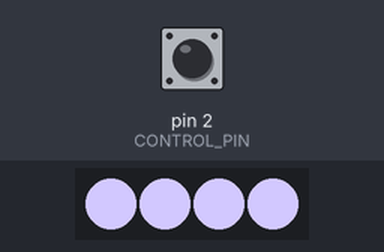
A sketch run on a simulated Arduino Uno, built with avr-gcc and run on an emulated ATmega328P. Parts: 4 RGB LEDs in strip order, left to right. The inputs (shaded band) are chosen by the test bench; at power-on: pin 2 (CONTROL_PIN) HIGH. Dim RGB values are drawn brighter than linear; random numbers use the default seed unless the sketch sets one.

Above: at 1.2 s.
1.3 s: pin 2 (CONTROL_PIN) pulled LOW for 0.15 s
At 2.5 s:
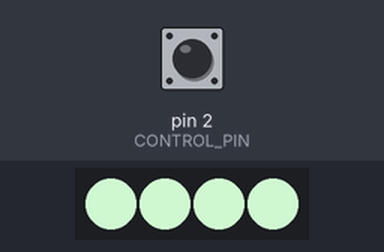
2.9 s: pin 2 (CONTROL_PIN) pulled LOW for 1 s
At 3.7 s:
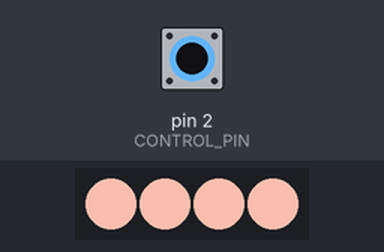
5.4 s: pin 2 (CONTROL_PIN) pulled LOW for 0.15 s
At 6.6 s:
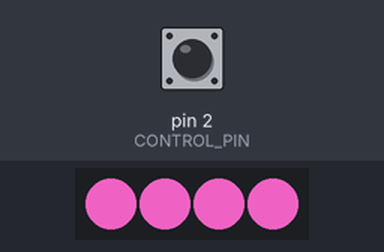
7.0 s: pin 2 (CONTROL_PIN) pulled LOW for 3.2 s
At 8.1 s:
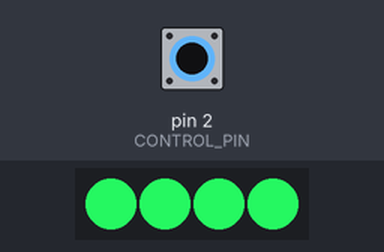
11.7 s: pin 2 (CONTROL_PIN) pulled LOW for 0.15 s
At 12.8 s:
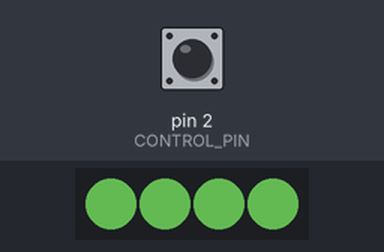
13.3 s: pin 2 (CONTROL_PIN) pulled LOW for 1 s
At 14.0 s:
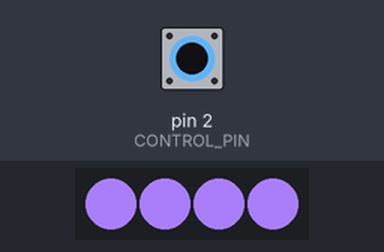
Timing chart, 0 to 16.3 s (numbered marks = the images above; inputs shaded):
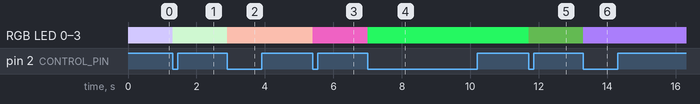

Measured:
- after the input at 1.3 s, RGB LED 0–3: RGB(209, 199, 254) → RGB(193, 231, 195) at once
- after the input at 2.9 s, RGB LED 0–3: RGB(193, 231, 195) → RGB(240, 182, 167) at once
- after the input at 5.4 s, RGB LED 0–3: RGB(240, 182, 167) → RGB(202, 83, 165) at once
- after the input at 7.0 s, RGB LED 0–3: RGB(202, 83, 165) → RGB(34, 230, 90) at once
- after the input at 11.7 s, RGB LED 0–3: RGB(34, 230, 90) → RGB(39, 73, 32) at once
- after the input at 13.3 s, RGB LED 0–3: RGB(39, 73, 32) → RGB(163, 121, 240) at once

The sketch:

neopixel.ino
```cpp
// Change color only when the button is pressed (debounced)
#include <Adafruit_NeoPixel.h>

#define PIN 6         // NeoPixel data pin (to LED DIN)
#define CONTROL_PIN 2 // Push button pin (to GND when pressed)
#define NUMPIXELS 4   // Number of NeoPixels in strip

Adafruit_NeoPixel pixels = Adafruit_NeoPixel(NUMPIXELS, PIN, NEO_GRB + NEO_KHZ800);

// Current color
int redColor = 0;
int greenColor = 0;
int blueColor = 0;

// Simple press latch
bool isPressed = false;

void applyColor()
{
  for (int i = 0; i < NUMPIXELS; i++)
  {
    pixels.setPixelColor(i, pixels.Color(redColor, greenColor, blueColor));
  }
  pixels.show();
}

void pickRandomColor()
{
  redColor = random(0, 255);
  greenColor = random(0, 255);
  blueColor = random(0, 255);
}

void setup()
{
  // Initialize the NeoPixel library and button input
  pixels.begin();
  pinMode(CONTROL_PIN, INPUT_PULLUP); // Wire button between CONTROL_PIN and GND

  // Seed RNG (optional, improves randomness)
  randomSeed(analogRead(A0));

  // Start with a random color
  pickRandomColor();
  applyColor();
}

void loop()
{
  // Read the button (raw)
  bool reading = digitalRead(CONTROL_PIN); // HIGH = not pressed, LOW = pressed

  // Immediate trigger on press (falling edge)
  if (!isPressed && reading == LOW)
  {
    pickRandomColor();
    applyColor();
    isPressed = true; // ignore until release
  }

  // Re-arm on release
  if (isPressed && reading == HIGH)
  {
    isPressed = false;
  }
}
```
